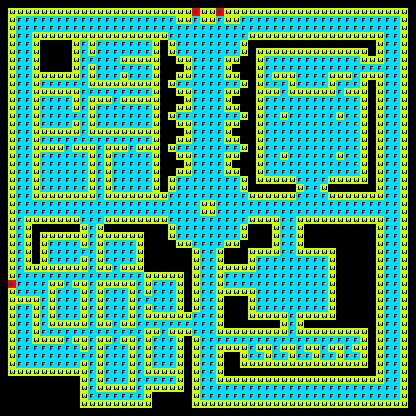

The image is a tile-based game level rendered from a .tmx file. Its description and source (layers, tilesets, objects; grid data summarised) follow:
An orthogonal 52x52 tile map with 8x8 px tiles, 2 tile layers (tileData, connectData).

<map version="1.0" orientation="orthogonal" width="52" height="52" tilewidth="8" tileheight="8">
 <tileset firstgid="1" name="tileset" tilewidth="8" tileheight="8">
  <image source="../../tile_sheet.png" width="64" height="64" />
 </tileset>
 <layer name="tileData" width="52" height="52">
  <data>[2704 cells, 2132 non-empty, 2 distinct tile ids]</data>
 </layer>
 <layer name="connectData" width="52" height="52">
  <data>[2704 cells, 3 non-empty, 1 distinct tile ids]</data>
 </layer>
</map>